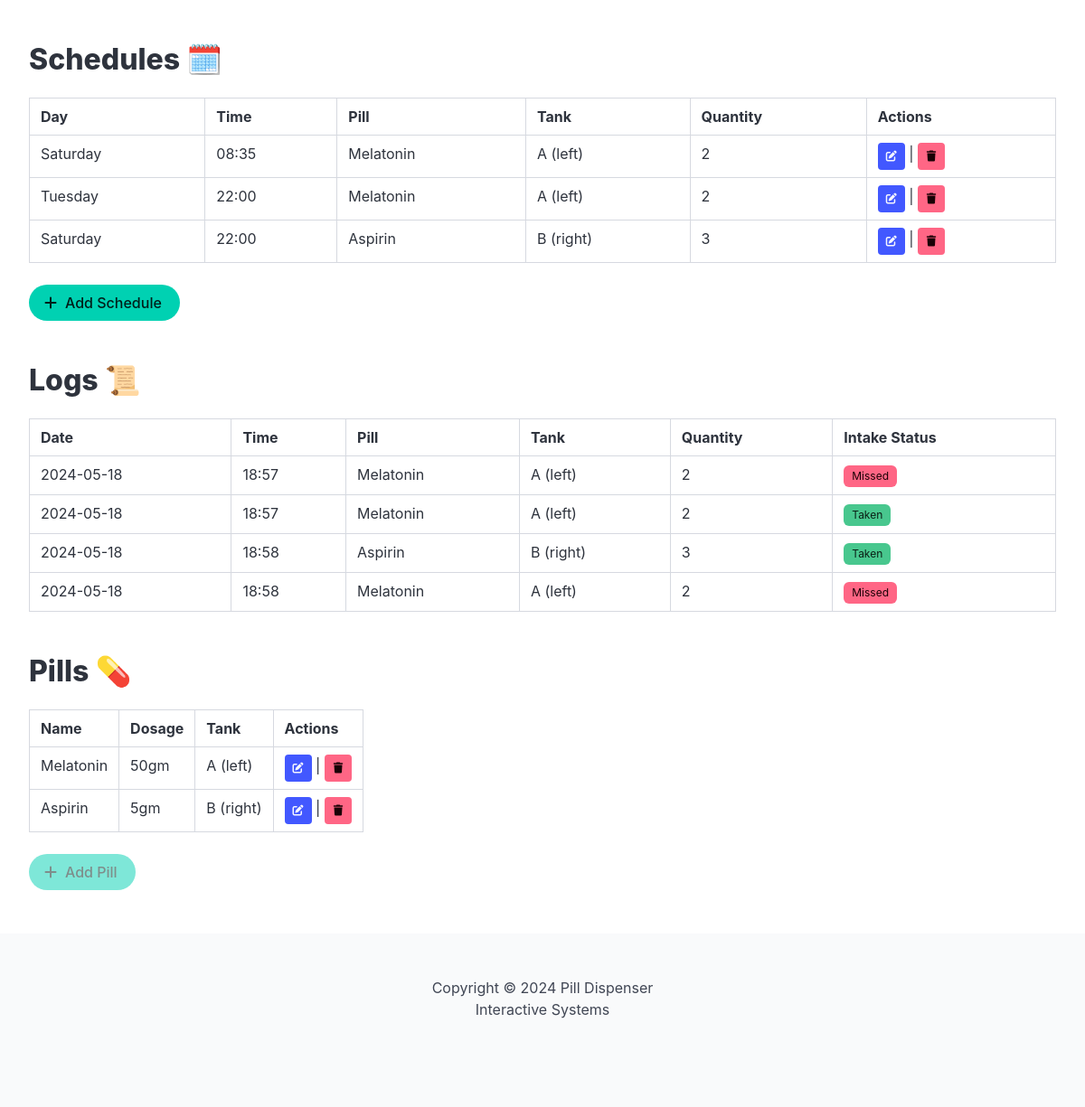
The app's page /index.html, older data.
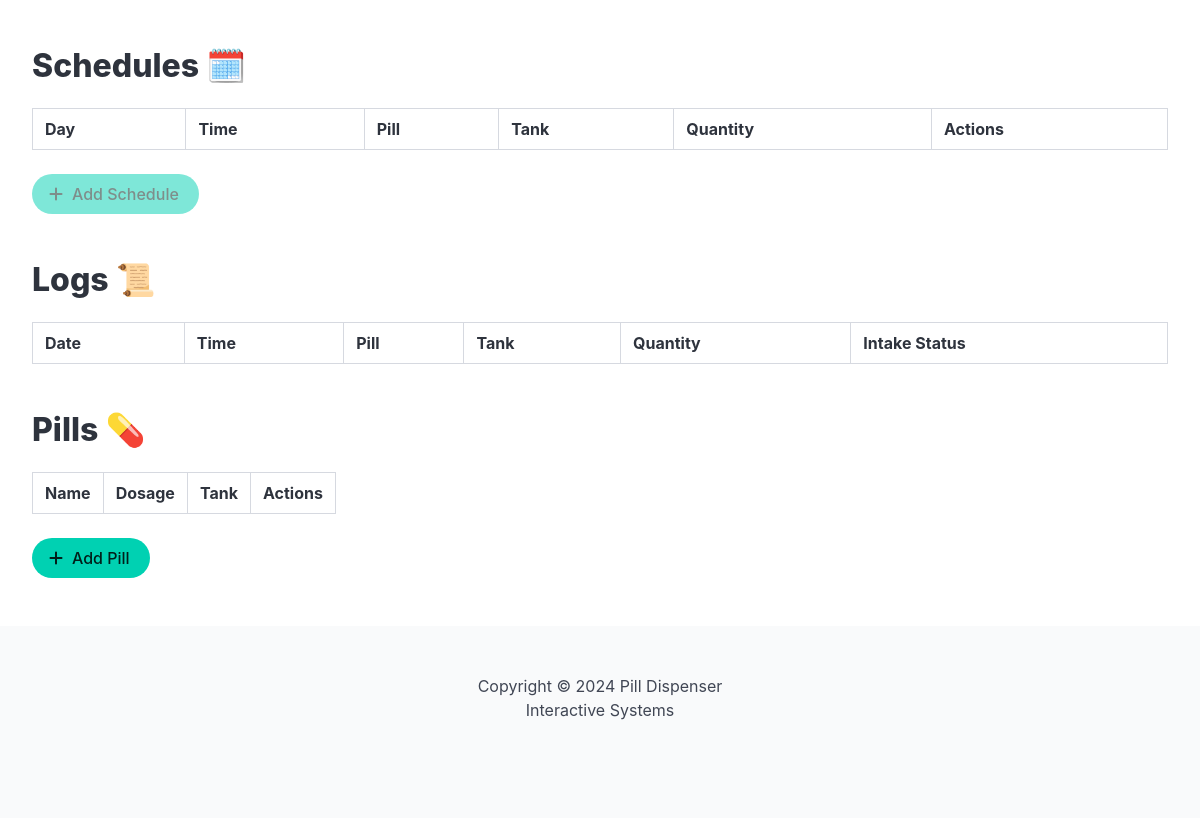
The same page, newer data.
### app.py (models this page shows)
class Schedule(db.Model):
    id = db.Column(db.Integer, primary_key=True)
    day = db.Column(db.String(10), nullable=False)
    time = db.Column(db.String(5), nullable=False)
    quantity = db.Column(db.Integer, nullable=False, default=1)
    pill_id = db.Column(db.Integer, db.ForeignKey('pill.id'), nullable=False)
    logs = db.relationship('Log', backref='schedule', lazy=True)

class Pill(db.Model):
    id = db.Column(db.Integer, primary_key=True)
    name = db.Column(db.String(100), nullable=False)
    dosage = db.Column(db.String(20), nullable=False)
    tank = db.Column(db.String(1), nullable=False, default='a')
    schedules = db.relationship('Schedule', backref='pill', lazy=True)

class Log(db.Model):
    id = db.Column(db.Integer, primary_key=True)
    intake_status = db.Column(db.String(6), nullable=False)
    date_time = db.Column(db.DateTime, default=datetime.utcnow)
    schedule_id = db.Column(db.Integer, db.ForeignKey('schedule.id'), nullable=False)

### app.py (the view)
@app.route('/')
@app.route('/index.html')
def index():
    schedules = Schedule.query.all()
    pills = Pill.query.all()
    logs = Log.query.all()
    disable_add_schedule = False
    are_two_pills = False
    if len(pills) == 2:
        are_two_pills = True
    if len(pills) == 0:
        disable_add_schedule = True
    return render_template('index.html', schedules=schedules, pills=pills, logs=logs, disable_add_schedule=disable_add_schedule, are_two_pills=are_two_pills)

### templates/index.html (shortened to what this page needs)
{% extends 'base.html' %}
{% block body %}
<section class="mt-6">
    <h1 class="title">Schedules 🗓️</h1>
    <table class="table is-hoverable is-fullwidth is-bordered">
        <thead>
            <tr>
                <th>Day</th>
                <th>Time</th>
                <th>Pill</th>
                <th>Tank</th>
                <th>Quantity</th>
                <th>Actions</th>
            </tr>
        </thead>
        <tbody>
            {% for schedule in schedules %}
            <tr>
                <td>{{ schedule.day }}</td>
                <td>{{ schedule.time }}</td>
                <td>{{ schedule.pill.name }}</td>
                <td>{{ 'A (left)' if schedule.pill.tank == 'a' else 'B (right)' }}</td>
                <td>{{ schedule.quantity }}</td>
                <td>
                    <a href="/edit_schedule/{{ schedule.id }}" class="button is-small is-link">
                        <span class="icon">
                            <i class="fa-solid fa-pen-to-square"></i>
                        </span>
                    </a> |
                    <form action="/delete_schedule/{{ schedule.id }}" method="POST" style="display: inline;">
                        <button type="submit" class="button is-small is-danger">
                            <span class="icon">
                                <i class="fa-solid fa-trash"></i>
                            </span>
                        </button>
                    </form>
                </td>
            </tr>
            {% endfor %}
        </tbody>
    </table>
    {% if disable_add_schedule %}
        <a href="/add_schedule" class="button is-primary is-rounded" disabled>
            <span class="icon">
                <i class="fa-solid fa-plus"></i>
            </span>
            <span>
                Add Schedule
            </span>
        </a>
    {% else %}
        <a href="/add_schedule" class="button is-primary is-rounded">
            <span class="icon">
                <i class="fa-solid fa-plus"></i>
            </span>
            <span>
                Add Schedule
            </span>
        </a>
    {% endif %}
</section>
<section class="mt-6">
    <h1 class="title">Logs 📜</h1>
    <table class="table is-hoverable is-fullwidth is-bordered">
        <thead>
            <tr>
                <th>Date</th>
                <th>Time</th>
                <th>Pill</th>
                <th>Tank</th>
                <th>Quantity</th>
                <th>Intake Status</th>
            </tr>
        </thead>
        <tbody>
            {% for log in logs %}
            <tr>
                <td>{{ log.date_time.strftime('%Y-%m-%d') }}</td>
                <td>{{ log.date_time.strftime('%H:%M') }}</td>
                <td>{{ log.schedule.pill.name }}</td>
                <td>{{ 'A (left)' if log.schedule.pill.tank == 'a' else 'B (right)' }}</td>
                <td>{{ log.schedule.quantity }}</td>
                <td>
                    <span class="tag {{ 'is-success' if log.intake_status == 'taken' else 'is-danger' }}">
                        {{ 'Taken' if log.intake_status == 'taken' else 'Missed' }}
                    </span>
                </td>
            </tr>
            {% endfor %}
        </tbody>
    </table>
</section>
<section class="mt-6">
    <h1 class="title">Pills 💊</h1>
    <table  class="table is-hoverable is-bordered">
        <thead>
            <tr>
                <th>Name</th>
                <th>Dosage</th>
                <th>Tank</th>
                <th>Actions</th>
            </tr>
        </thead>
        <tbody>
            {% for pill in pills %}
            <tr>
                <td>{{ pill.name }}</td>
                <td>{{ pill.dosage }}</td>
                <td>{{ 'A (left)' if pill.tank == 'a' else 'B (right)' }}</td>
                <td>
                    <a href="/edit_pill/{{ pill.id }}" class="button is-small is-link">
                        <span class="icon">
                            <i class="fa-solid fa-pen-to-square"></i>
                        </span>
                    </a> |
                    <form action="/delete_pill/{{ pill.id }}" method="POST" style="display: inline;">
                        <button type="submit" class="button is-small is-danger">
                            <span class="icon">
                                <i class="fa-solid fa-trash"></i>
                            </span>
                        </button>
                    </form>
                </td>
            </tr>
            {% endfor %}
        </tbody>
    </table>
    {% if are_two_pills %}
        <a href="/add_pill" class="button is-primary is-rounded" disabled>
            <span class="icon">
                <i class="fa-solid fa-plus"></i>
            </span>
            <span>
                Add Pill
            </span>
        </a>
    {% else %}
        <a href="/add_pill" class="button is-primary is-rounded">
            <span class="icon">
                <i class="fa-solid fa-plus"></i>
            </span>
            <span>
                Add Pill
            </span>
        </a>
    {% endif %}
</section>
{% endblock %}

### templates/base.html (shortened to what this page needs)
<!DOCTYPE html>
<html data-theme="light">
<head>
	<link rel="stylesheet" href="{{ url_for('static', filename='css/main.css') }}">
	<link
		rel="stylesheet"
		href="https://cdn.jsdelivr.net/npm/bulma@1.0.0/css/bulma.min.css"
	>
</head>
<body>
<main id="container" class="container is-fluid">
  {% block body %}
  {% endblock %}
</main>
<footer class="footer mt-6">
	<div class="content has-text-centered">
		<p>
			Copyright © 2024 Pill Dispenser
			<br>
			Interactive Systems
		</p>
	</div>
</footer>
</body>
</html>

### static/css/main.css (style rules this page uses)
* { -webkit-box-sizing: border-box; -moz-box-sizing: border-box; box-sizing: border-box; }

Row changes from the older to the newer data that the page shows:
removed Schedule: day "Saturday", time "08:35", pill.name "Melatonin", quantity "2"
removed Pill: tank "A (left)", name "Melatonin", dosage "50gm"
removed Schedule: day "Tuesday", time "22:00", pill.name "Melatonin", quantity "2"
removed Schedule: day "Saturday", time "22:00", pill.name "Aspirin", quantity "3"
removed Pill: tank "B (right)", name "Aspirin", dosage "5gm"
removed Log: date_time "2024-05-18", date_time "18:57", schedule.pill.name "Melatonin", schedule.quantity "2", intake_status "Missed"
removed Log: date_time "2024-05-18", date_time "18:57", schedule.pill.name "Melatonin", schedule.quantity "2", intake_status "Taken"
removed Log: date_time "2024-05-18", date_time "18:58", schedule.pill.name "Aspirin", schedule.quantity "3", intake_status "Taken"
removed Log: date_time "2024-05-18", date_time "18:58", schedule.pill.name "Melatonin", schedule.quantity "2", intake_status "Missed"
